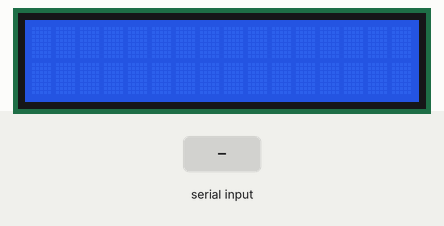
Simulated run of this sketch. Board: Arduino Uno, built with avr-gcc and run on an emulated ATmega328P. On the bench: 16×2 character LCD. Inputs (shaded band) come from the test bench.

Above: at 1.2 s.
1.3 s: "1" received over Serial
At 3.2 s:
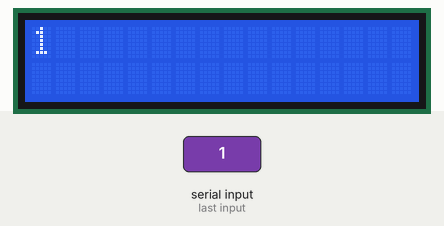
3.8 s: "0" received over Serial
At 5.1 s:
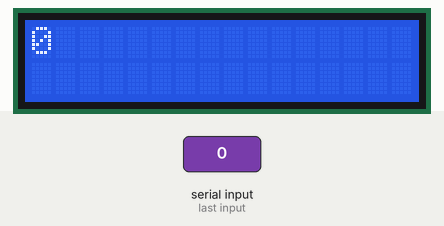
6.3 s: "2" received over Serial
At 8.2 s:
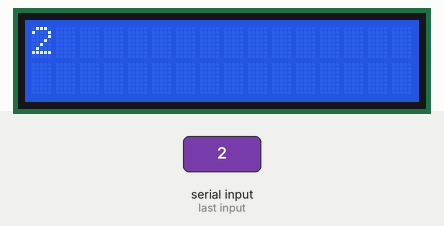
Timing chart, 0 to 9.7 s (numbered marks = the images above; inputs shaded):
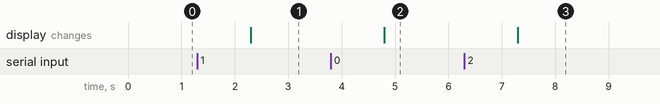

The sketch:

showingtemp.ino
```cpp
/*
 *  this is a code for Arduino to recive string from JavaScript
 *  and displaying that on LCD
 */
#include <LiquidCrystal.h> //LCD library
LiquidCrystal lcd(12, 11, 5, 4, 3, 2); //digital pin placement
String message;

void setup() {
  Serial.begin(9600); //starting Serial port so JavaScript file can send string
  lcd.begin(16,2); //starting LCD
}

void loop() {
  message = Serial.readString(); // getting string from serial
  if(Serial.available()){
    while(Serial.available()>0){
    }
  }//these 4 line is just needed to run code, it does not do anything

  lcd.setCursor(0, 0); //setting cursor on LCD to left top raw
  //next lines will be displaying message nicely on LCD
  for(int i =0; i<message.length(); i++){ //untill we get to the last alphabet,
    if(i==16){ //if it is at the top right corner
      lcd.setCursor(0, 1); //move cursor to the next raw
    }
    lcd.print(message.charAt(i)); //print out an alphabet (will run untill they print whole message0


  }

}
```

Measured:
- after the input at 1.3 s, the display: changes after 1.0 s (image 1)
- after the input at 3.8 s, the display: changes after 1.0 s (image 2)
- after the input at 6.3 s, the display: changes after 1.0 s (image 3)
